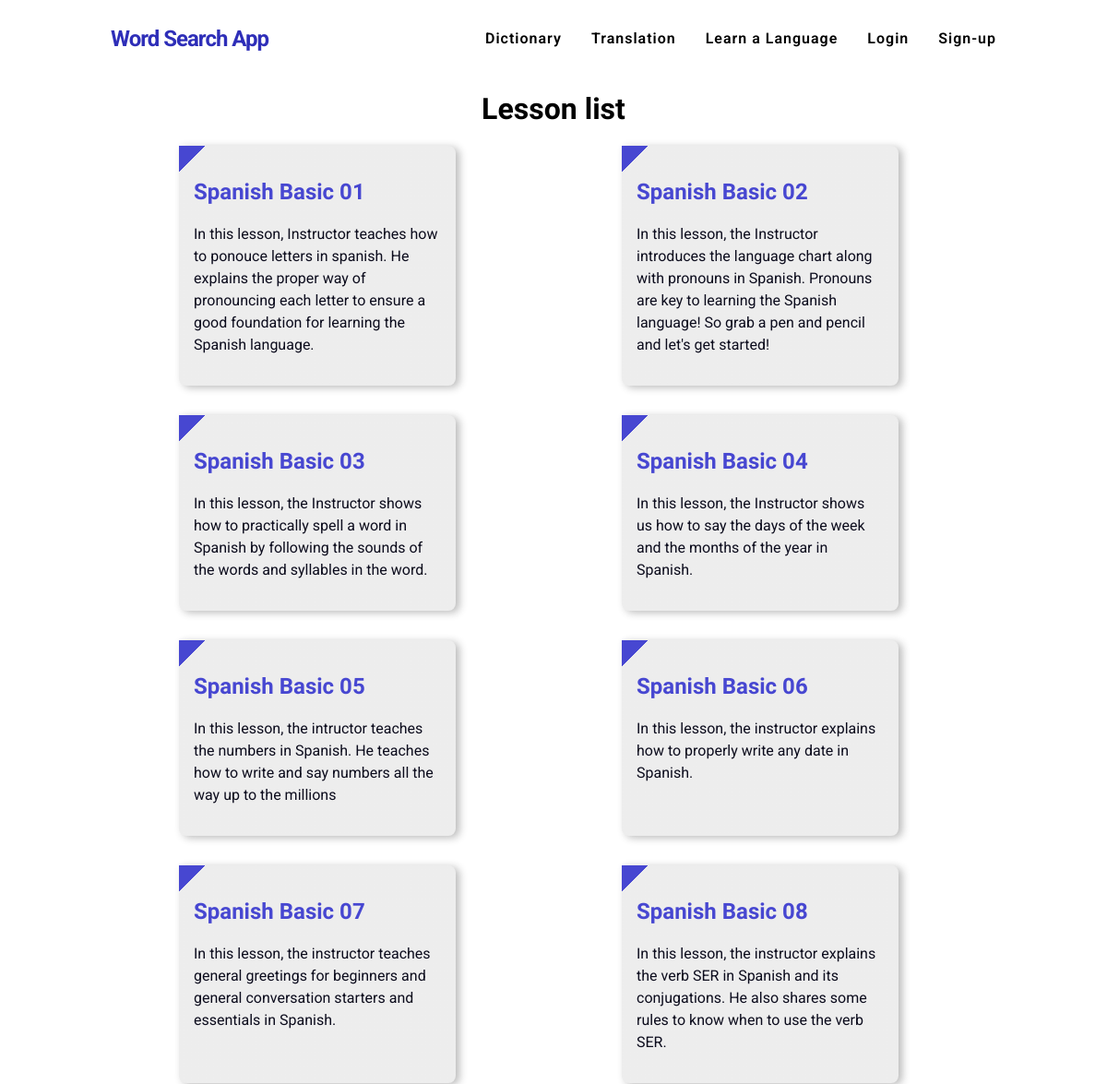
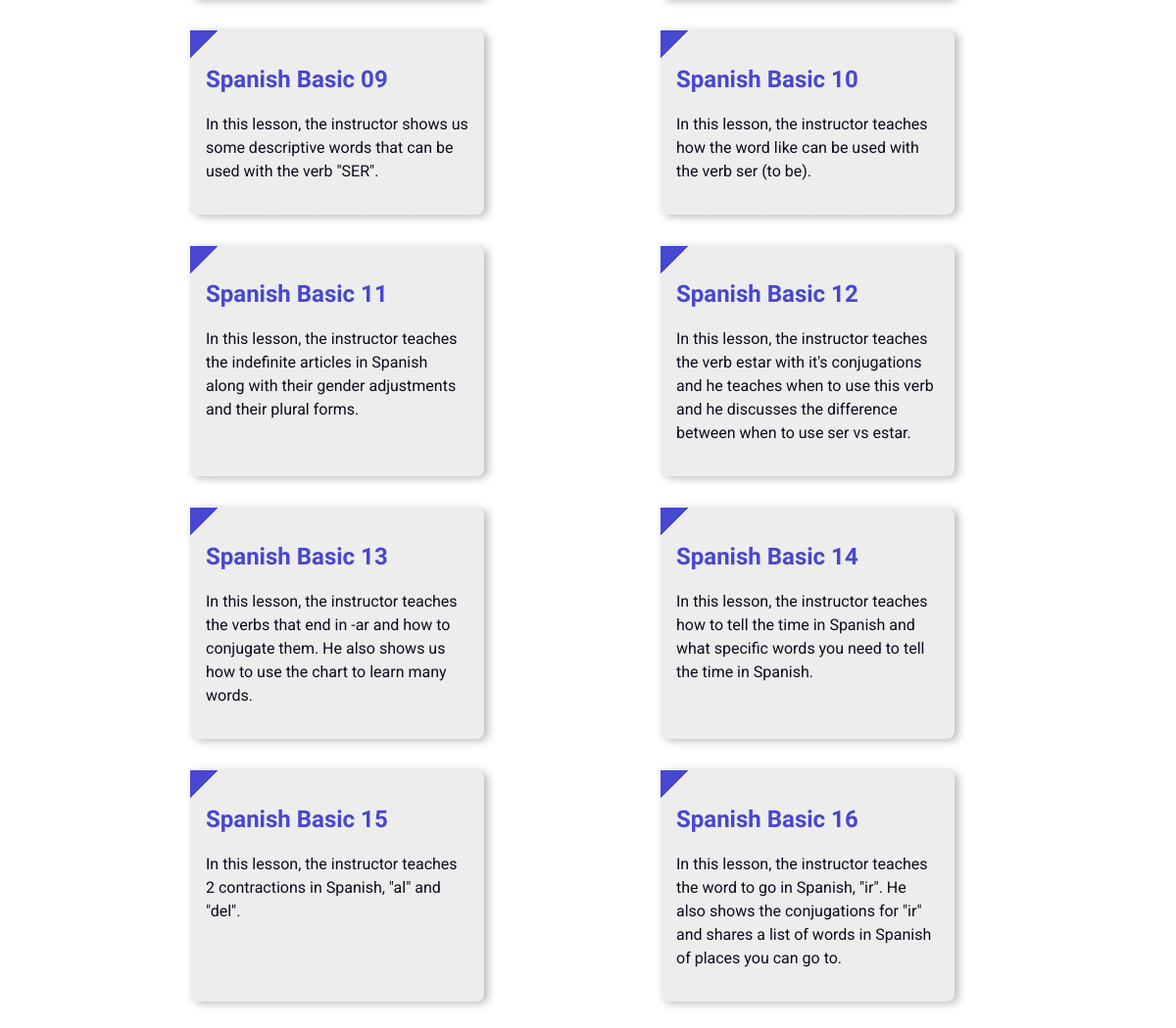
Page /curriculum/1/spanish_basic/ on the committed database (2 pictures, top to bottom).
### curriculum/models.py (models this page shows, shortened)
class Lesson(models.Model):
    lesson_id = models.CharField(max_length=100, unique=True)
    Standard = models.ForeignKey(Standard, on_delete=models.CASCADE)
    created_by = models.ForeignKey(User,on_delete=models.CASCADE)
    created_at = models.DateTimeField(auto_now_add=True)
    subject = models.ForeignKey(Subject, on_delete=models.CASCADE,related_name='lessons')
    name = models.CharField(max_length=250)
    position = models.PositiveSmallIntegerField(verbose_name="Chapter no.")
    slug = models.SlugField(null=True, blank=True)
    video = models.CharField(max_length=500, blank=True)
    description = models.TextField(max_length=500,blank=True)
    class Meta:
        ordering = ['position']

### curriculum/views.py (the view)
# urls.py: path('<str:standard>/<slug:slug>/', views.LessonListView.as_view(), name='lesson_list'),
class LessonListView(DetailView):
    context_object_name = 'subjects'
    model = Subject
    template_name = 'curriculum/lesson_list_view.html'

### curriculum/templates/curriculum/lesson_list_view.html
{% extends 'Login/base.html' %}
{% load static %}
{% block content %}
  <main class="lesson-list">
    <h1>Lesson list</h1>
    <div class="lesson-list__container">
      {% for lesson in subjects.lessons.all %}
        <div class="lesson-list__block">
          <a href ="{% url 'curriculum:lesson_detail' slug=lesson.slug subject=subjects.slug standard=lesson.Standard.slug %}">
          <h2>
              {{lesson.name}}
          </h2>
          <p>{{lesson.description}}</p>
        </a>
        </div>
      {% endfor %}
    </div>
  </main>
{% endblock%}

### Login/static/Login/css/master.css (style rules this page uses)
* { box-sizing: border-box; }
html { scroll-behavior: smooth; }
body { margin: 0; font-family: "Roboto", sans-serif; font-weight: 400; }
h1, h2 { font-family: "Oswald", sans-serif; }
a { color: inherit; display: inline-block; text-decoration: none; }
.standard-list, .lesson-list, .subject-list { text-align: center; width: 80%; margin: 2rem auto; }
.standard-list__container, .lesson-list__container, .subject-list__container { text-align: left; display: flex; flex-wrap: wrap; }
.standard-list__block, .lesson-list__block, .subject-list__block { max-width: 300px; background-color: rgba(26, 26, 26, 0.08); background: linear-gradient(135deg, #4747d1 0px, #4747d1 20px, rgba(26, 26, 26, 0.08) 20px); margin: 0 2rem 2rem 0; padding: 1rem; border-radius: 0 0.5rem 0.5rem; box-shadow: 4px 2px 8px rgba(26, 26, 26, 0.3); transition: 0.3s linear all; }
.standard-list__block a, .lesson-list__block a, .subject-list__block a { text-decoration: none; }
.standard-list__block h2, .lesson-list__block h2, .subject-list__block h2 { color: #4747d1; }
.standard-list__block p, .lesson-list__block p, .subject-list__block p { line-height: 1.5; color: #0c0c1d; }
.lesson-list__container { justify-content: space-around; }

### rows in the picture
Lesson: name "Spanish Basic 01", description "In this lesson, Instructor teaches how to ponouce letters in spanish. He explains the proper way of pronouncing each letter to ensure a good foundation for learning the Spanish language."
Lesson: name "Spanish Basic 02", description "In this lesson, the Instructor introduces the language chart along with pronouns in Spanish. Pronouns are key to learning the Spanish language! So grab a pen and pencil and let's get started!"
Lesson: name "Spanish Basic 03", description "In this lesson, the Instructor shows how to practically spell a word in Spanish by following the sounds of the words and syllables in the word."
Lesson: name "Spanish Basic 04", description "In this lesson, the Instructor shows us how to say the days of the week and the months of the year in Spanish."
Lesson: name "Spanish Basic 05", description "In this lesson, the intructor teaches the numbers in Spanish. He teaches how to write and say numbers all the way up to the millions"
Lesson: name "Spanish Basic 06", description "In this lesson, the instructor explains how to properly write any date in Spanish."
Lesson: name "Spanish Basic 07", description "In this lesson, the instructor teaches general greetings for beginners and general conversation starters and essentials in Spanish."
Lesson: name "Spanish Basic 08", description "In this lesson, the instructor explains the verb SER in Spanish and its conjugations. He also shares some rules to know when to use the verb SER."
Lesson: name "Spanish Basic 09", description "In this lesson, the instructor shows us some descriptive words that can be used with the verb \"SER\"."
Lesson: name "Spanish Basic 10", description "In this lesson, the instructor teaches how the word like can be used with the verb ser (to be)."
Lesson: name "Spanish Basic 11", description "In this lesson, the instructor teaches the indefinite articles in Spanish along with their gender adjustments and their plural forms."
Lesson: name "Spanish Basic 12", description "In this lesson, the instructor teaches the verb estar with it's conjugations and he teaches when to use this verb and he discusses the difference between when to use ser vs estar."
Lesson: name "Spanish Basic 13", description "In this lesson, the instructor teaches the verbs that end in -ar and how to conjugate them. He also shows us how to use the chart to learn many words."
Lesson: name "Spanish Basic 14", description "In this lesson, the instructor teaches how to tell the time in Spanish and what specific words you need to tell the time in Spanish."
Lesson: name "Spanish Basic 15", description "In this lesson, the instructor teaches 2 contractions in Spanish, \"al\" and \"del\"."
Lesson: name "Spanish Basic 16", description "In this lesson, the instructor teaches the word to go in Spanish, \"ir\". He also shows the conjugations for \"ir\" and shares a list of words in Spanish of places you can go to."
